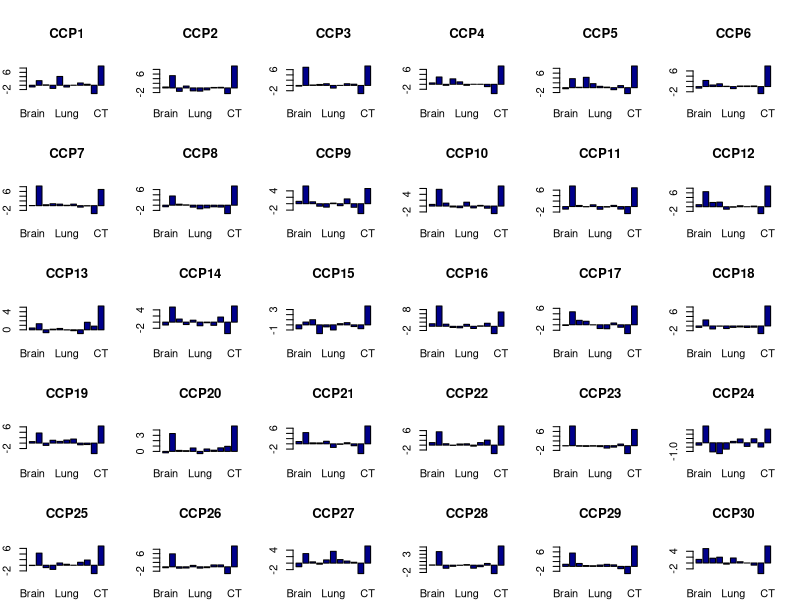
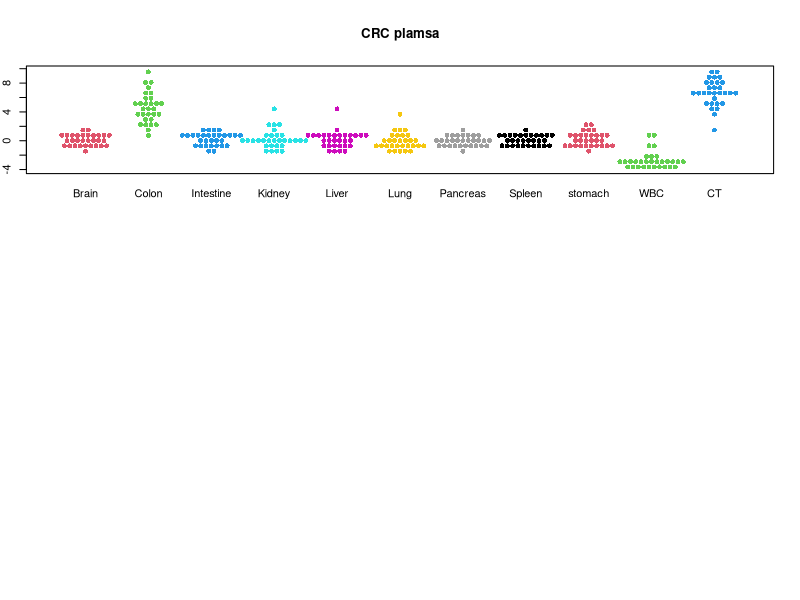
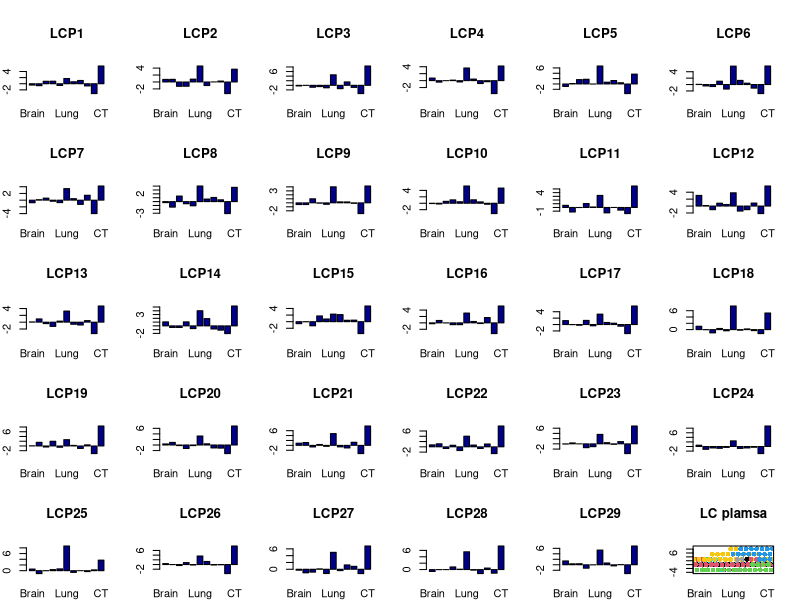
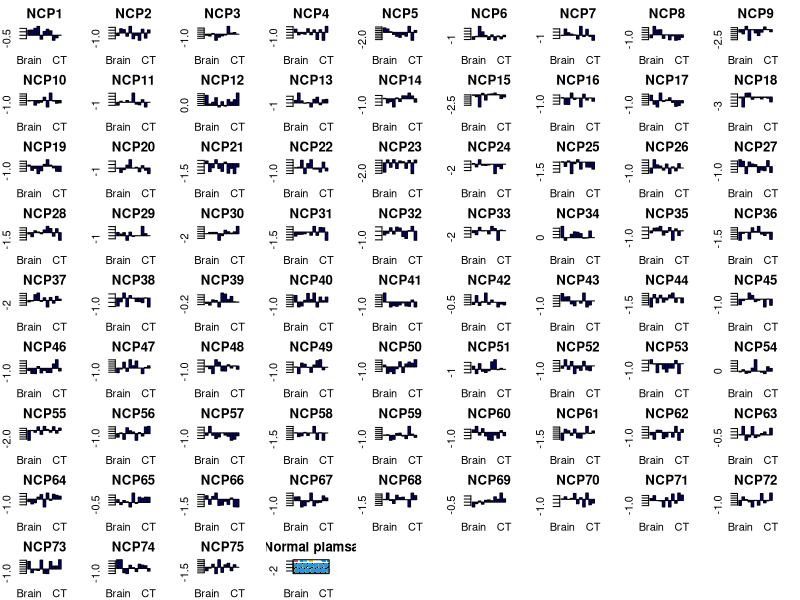

The R script that drew these images, in order:
setwd("/home/sguo/Dropbox/Project/methylation/monod/Manuscript/MONOD_analysis_scripts/bak")
normal<-data.matrix(read.table("normal-ref.txt",sep="\t",head=T,row.names=1,as.is=T))
CCP<-data.matrix(read.table("CCP.txt",sep="\t",head=T,row.names=1,as.is=T))
LCP<-data.matrix(read.table("LCP.txt",sep="\t",head=T,row.names=1,as.is=T))
#################################################
################## CCP ##########################
#################################################
Zmax<-matrix(nrow=nrow(CCP),ncol=ncol(CCP))
for(i in 1:ncol(CCP)){
  for(k in 1:nrow(normal)){
    idx<-1:ncol(normal)
    idx1<-sample(idx,30)
    idx2<-idx[which(! idx %in% idx1)]
    
    Mean<-mean(normal[k, idx1])
    SD<-sd(normal[k, idx1])
    
    Z<-c()
    for(p in normal[k,idx2]){
      z <- (p - Mean)/(SD/sqrt(length(idx1)))
      Z<-c(Z,z)
    }
    zmp <- (CCP[k,i] - mean(normal[k, idx]))/(sd(normal[k, idx])*sqrt((length(normal[k, idx])-1)/(length(normal[k, idx]))))
    Zmax[k,i]=zmp 
  }
}
rownames(Zmax)=rownames(CCP)
colnames(Zmax)=colnames(CCP)
Zmax
write.table(Zmax,file="CCP.Z-score.txt",col.names=NA,row.names=T,sep="\t",quote=F)

par(mfrow=c(5,6),mar=c(2,2,5,2))
for(i in 1:ncol(Zmax)){
barplot(Zmax[,i],main=colnames(Zmax)[i],col="darkblue")
}

par(mfrow=c(3,1))
library("beeswarm")
input<-list(Brain=Zmax[1,],Colon=Zmax[2,],Intestine=Zmax[3,],Kidney=Zmax[4,],Liver=Zmax[5,],Lung=Zmax[6,],Pancreas=Zmax[7,],Spleen=Zmax[8,],stomach=Zmax[9,],WBC=Zmax[10,],CT=Zmax[11,])
beeswarm(input,col = 2:12,pch=16,method="center",ylab="Z-Score",main="CRC plamsa")


Zmax<-matrix(nrow=nrow(LCP),ncol=ncol(LCP))
for(i in 1:ncol(LCP)){
  for(k in 1:nrow(normal)){
    idx<-1:ncol(normal)
    idx1<-sample(idx,29)
    idx2<-idx[which(! idx %in% idx1)]
    
    Mean<-mean(normal[k, idx1])
    SD<-sd(normal[k, idx1])
    
    Z<-c()
    for(p in normal[k,idx2]){
      z <- (p - Mean)/(SD/sqrt(length(idx1)))
      Z<-c(Z,z)
    }
    
    zmp <- (LCP[k,i] - mean(normal[k, idx]))/(sd(normal[k, idx])*sqrt((length(normal[k, idx])-1)/(length(normal[k, idx]))))
    Zmax[k,i]=zmp 
  }
}

rownames(Zmax)=rownames(LCP)
colnames(Zmax)=colnames(LCP)
Zmax
sort(Zmax[6,])
write.table(Zmax,file="LCP.Z-score.txt",col.names=NA,row.names=T,sep="\t",quote=F)

par(mfrow=c(5,6),mar=c(2,2,5,2))
for(i in 1:ncol(Zmax)){
  barplot(Zmax[,i],main=colnames(Zmax)[i],col="darkblue")
}


library("beeswarm")
input<-list(Brain=Zmax[1,],Colon=Zmax[2,],Intestine=Zmax[3,],Kidney=Zmax[4,],Liver=Zmax[5,],Lung=Zmax[6,],Pancreas=Zmax[7,],Spleen=Zmax[8,],stomach=Zmax[9,],WBC=Zmax[10,],CT=Zmax[11,])
beeswarm(input,col = 2:12,pch=16,method="center",ylab="Z-Score",main="LC plamsa")


Zmax<-matrix(nrow=nrow(normal),ncol=ncol(normal))
for(i in 1:ncol(normal)){
  for(k in 1:nrow(normal)){
    idx<-1:ncol(normal)
    idx1<-sample(idx,75)
    idx2<-idx[which(! idx %in% idx1)]
    
    Mean<-mean(normal[k, idx1])
    SD<-sd(normal[k, idx1])
    
    Z<-c()
    for(p in normal[k,idx2]){
      z <- (p - Mean)/(SD/sqrt(length(idx1)))
      Z<-c(Z,z)
    }
    
    zmp <- (normal[k,i] - mean(normal[k, idx]))/(sd(normal[k, idx])*sqrt((length(normal[k, idx])-1)/(length(normal[k, idx]))))
    Zmax[k,i]=zmp 
  }
}

rownames(Zmax)=rownames(normal)
colnames(Zmax)=colnames(normal)
Zmax
write.table(Zmax,file="NCP.Z-score.txt",col.names=NA,row.names=T,sep="\t",quote=F)

par(mfrow=c(9,9),mar=c(2,2,2,2))
for(i in 1:ncol(Zmax)){
  barplot(Zmax[,i],main=colnames(Zmax)[i],col="darkblue")
}


library("beeswarm")
input<-list(Brain=Zmax[1,],Colon=Zmax[2,],Intestine=Zmax[3,],Kidney=Zmax[4,],Liver=Zmax[5,],Lung=Zmax[6,],Pancreas=Zmax[7,],Spleen=Zmax[8,],stomach=Zmax[9,],WBC=Zmax[10,],CT=Zmax[11,])
beeswarm(input,col = 2:12,pch=16,method="center",ylab="Z-Score",main="Normal plamsa")

